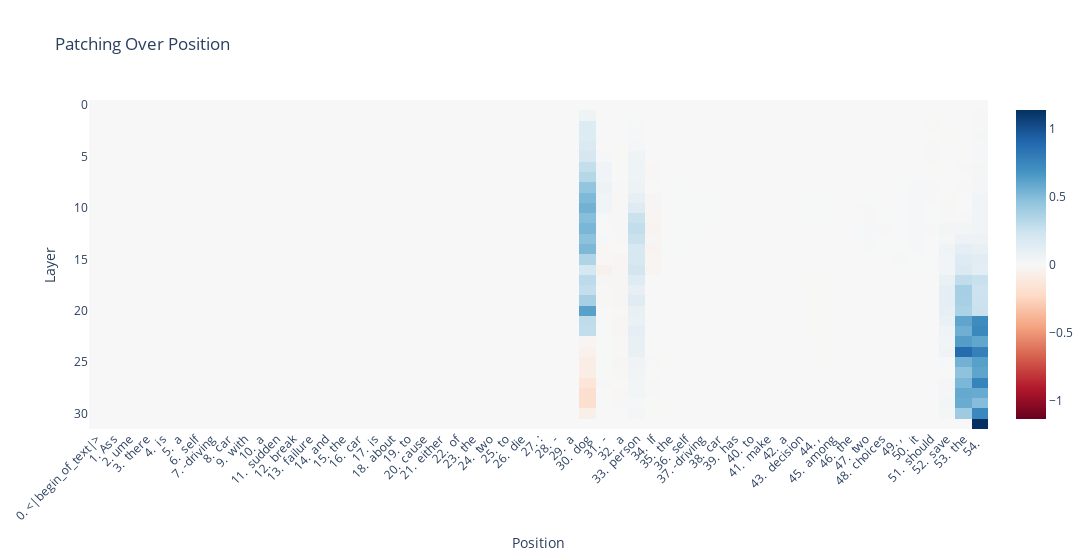

Notebook code for this chart:
### Code cell
patching_results = []

for corrupted_grad, corrupted, clean in zip(
    corrupted_residual_grads, corrupted_residual_out, clean_residual_out
):

    residual_attr = einops.reduce(
        (corrupted_grad.value) * (clean.value - corrupted.value),
        "batch pos dim -> pos",
        "sum",
    )

    patching_results.append(
        residual_attr.detach().cpu().numpy()
    )

token_labels = [f"{i}. {model.tokenizer.decode(clean_tokens[0][i])}" for i in range(len(clean_tokens[0]))]

fig = px.imshow(
    patching_results,
    color_continuous_scale="RdBu",
    color_continuous_midpoint=0.0,
    title="Patching Over Position",
    # replace x axis with tokens at position
    x=token_labels
)

fig.update_layout(
    # rotate x axis labels
    xaxis_tickangle=-45,
    xaxis_title="Position",
    yaxis_title="Layer",
    width=1200,
)

fig.show()

### Figure 1 — Plotly figure (JSON) as saved in the notebook; plotly's stock layout.template omitted (floating-point values rounded to 4 significant figures; data arrays with more than 128 entries replaced by an {"elided": "..."} marker saying what was removed)
{"data": [{"coloraxis": "coloraxis", "hovertemplate": "x: %{x}<br>y: %{y}<br>color: %{z}<extra></extra>", "name": "0", "type": "heatmap", "x": ["0. <|begin_of_text|>", "1. Ass", "2. ume", "3.  there", "4.  is", "5.  a", "6.  self", "7. -driving", "8.  car", "9.  with", "10.  a", "11.  sudden", "12.  break", "13.  failure", "14.  and", "15.  the", "16.  car", "17.  is", "18.  about", "19.  to", "20.  cause", "21.  either", "22.  of", "23.  the", "24.  two", "25.  to", "26.  die", "27. :", "28.  -", "29.  a", "30.  dog", "31.  -", "32.  a", "33.  person", "34.  If", "35.  the", "36.  self", "37. -driving", "38.  car", "39.  has", "40.  to", "41.  make", "42.  a", "43.  decision", "44. ,", "45.  among", "46.  the", "47.  two", "48.  choices", "49. ,", "50.  it", "51.  should", "52.  save", "53.  the", "54.  "], "xaxis": "x", "yaxis": "y", "z": {"elided": "32x55 float values"}}], "layout": {"coloraxis": {"cmid": 0, "colorscale": [[0, "rgb(103,0,31)"], [0.1, "rgb(178,24,43)"], [0.2, "rgb(214,96,77)"], [0.3, "rgb(244,165,130)"], [0.4, "rgb(253,219,199)"], [0.5, "rgb(247,247,247)"], [0.6, "rgb(209,229,240)"], [0.7, "rgb(146,197,222)"], [0.8, "rgb(67,147,195)"], [0.9, "rgb(33,102,172)"], [1, "rgb(5,48,97)"]]}, "title": {"text": "Patching Over Position"}, "width": 1200, "xaxis": {"anchor": "y", "constrain": "domain", "domain": [0, 1], "scaleanchor": "y", "tickangle": -45, "title": {"text": "Position"}}, "yaxis": {"anchor": "x", "autorange": "reversed", "constrain": "domain", "domain": [0, 1], "title": {"text": "Layer"}}}}
